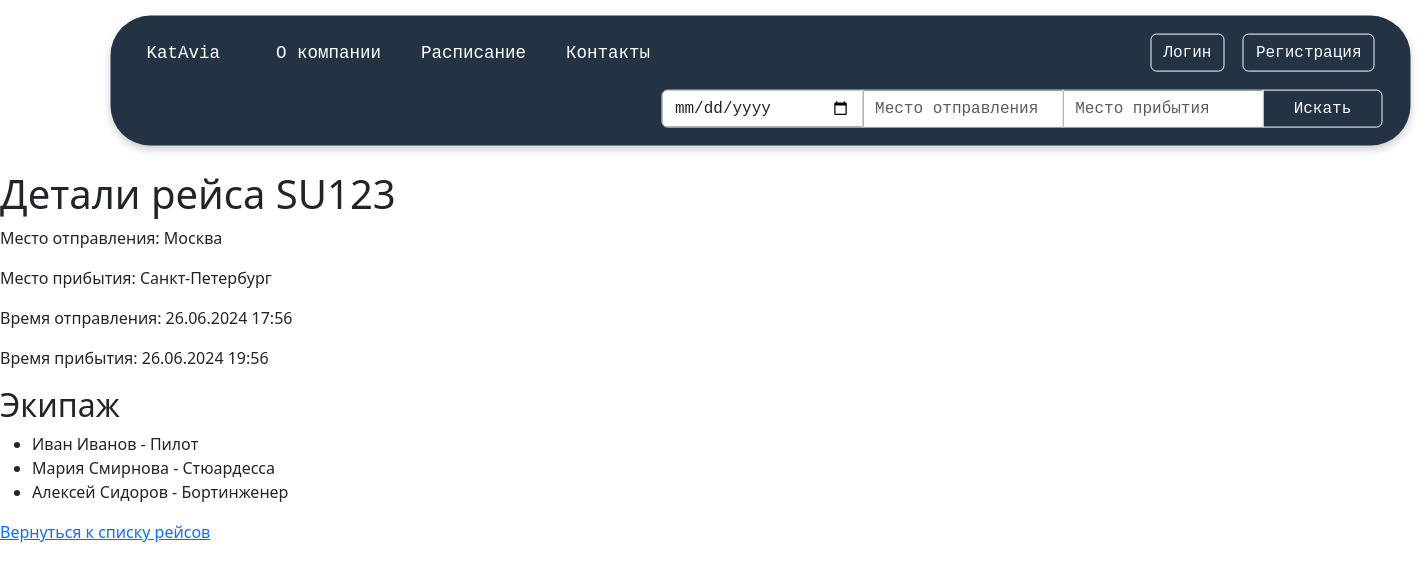
Screenshot of /flights/1/ with the database file from the repository.
### flights/models.py (models this page shows, shortened)
class Flight(models.Model):
    flight_number = models.CharField(max_length=10, verbose_name="Номер рейса")
    departure_location = models.CharField(
        max_length=100, verbose_name="Место отправления"
    )
    arrival_location = models.CharField(max_length=100, verbose_name="Место прибытия")
    departure_time = models.DateTimeField(verbose_name="Время отправления")
    arrival_time = models.DateTimeField(verbose_name="Время прибытия")
    crew = models.ManyToManyField(
        CrewMember, related_name="assigned_flights", verbose_name="Экипаж"
    )
    class Meta:
        verbose_name = "Рейс"
        verbose_name_plural = "Рейсы"

### crew/models.py (models this page shows, shortened)
class CrewMember(models.Model):
    name = models.CharField(max_length=100, verbose_name="Имя")
    role = models.CharField(max_length=50, verbose_name="Роль")
    flights = models.ManyToManyField(
        "flights.Flight", related_name="crew_members", verbose_name="Рейсы"
    )
    class Meta:
        verbose_name = "Член экипажа"
        verbose_name_plural = "Члены экипажа"

### flights/views.py (the view)
# urls.py: path("<int:flight_id>/", views.flight_detail, name="flight_detail"),
def flight_detail(request, flight_id):
    flight = get_object_or_404(Flight, id=flight_id)
    return render(request, "flight_detail.html", {"flight": flight})

### templates/flight_detail.html
{% extends "base.html" %}
{% block content %}
<h1>Детали рейса {{ flight.flight_number }}</h1>
<p>Место отправления: {{ flight.departure_location }}</p>
<p>Место прибытия: {{ flight.arrival_location }}</p>
<p>Время отправления: {{ flight.departure_time|date:"d.m.Y H:i" }}</p>
<p>Время прибытия: {{ flight.arrival_time|date:"d.m.Y H:i" }}</p>
<h2>Экипаж</h2>
<ul>
    {% for member in flight.crew.all %}
        <li>{{ member.name }} - {{ member.role }}</li>
    {% endfor %}
</ul>
<a href="{% url 'flight_list' %}">Вернуться к списку рейсов</a>
{% endblock %}

### rows the page displays
Flight: flight_number "SU123", departure_location "Москва", arrival_location "Санкт-Петербург", departure_time "26.06.2024 17:56", arrival_time "26.06.2024 19:56"
CrewMember: name "Иван Иванов", role "Пилот"
CrewMember: name "Мария Смирнова", role "Стюардесса"
CrewMember: name "Алексей Сидоров", role "Бортинженер"
